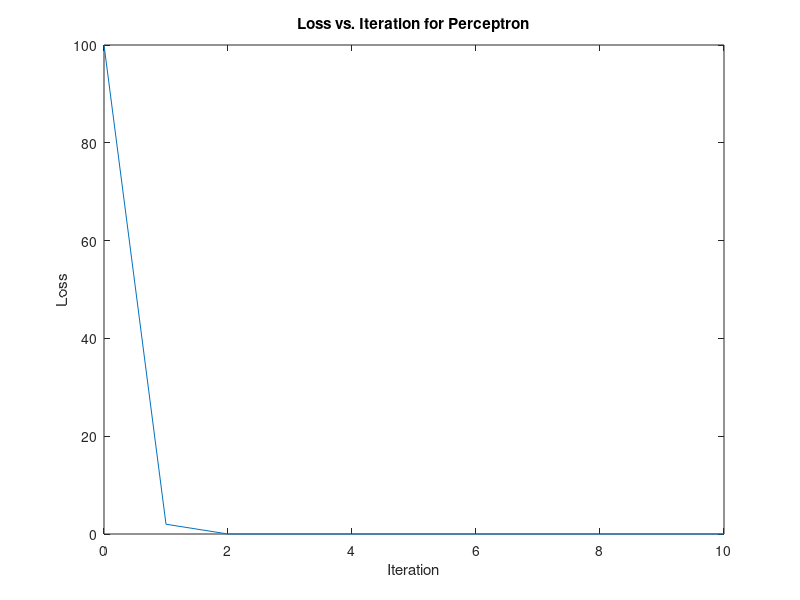

Reproduce this figure in MATLAB.
data = load("IMU_label_data.mat");
%data.IMU_label_data
X_train = data.IMU_label_data(1:100,1:3);
y_train = data.IMU_label_data(1:100,4);
X_test  = data.IMU_label_data(101:200,1:3);
y_test  = data.IMU_label_data(101:200,4);
y_train(y_train == 0) = -1;
y_test(y_test == 0) = -1;

weights = zeros(1, size(X_train, 2) + 1);
epochs = 10;
lr = 0.001;
costs = zeros(1, epochs+1);

num_errors = sum(sign([ones(size(X_train, 1), 1), X_train] * weights') ~= y_train);
costs(1) = num_errors;

for epoch = 1:epochs
    num_errors = 0;
    for i = 1:size(X_train, 1)
        xi = [1,X_train(i,:)];
        yi = y_train(i);
        if yi*(weights*xi')<=0
            weights = weights + lr*yi*xi;
            num_errors = num_errors + 1;
        end
    end
    costs(epoch+1) = num_errors;
end

prediction = sign([ones(size(X_test, 1), 1), X_test] * weights');
acc = sum(prediction==y_test)/length(y_test);
fprintf('Accuracy: %f\n',acc);

confusion_table = confusionmat(y_test, prediction);
disp('Confusion Table for Perceptron:');
disp('          Predicted 0   Predicted 1');
disp(['Actual 0  ' num2str(confusion_table(1,1)) '             ' num2str(confusion_table(1,2))]);
disp(['Actual 1  ' num2str(confusion_table(2,1)) '             ' num2str(confusion_table(2,2))]);

figure;
plot(0:epochs, costs);
xlabel('Iteration');
ylabel('Loss');
title('Loss vs. Iteration for Perceptron');
